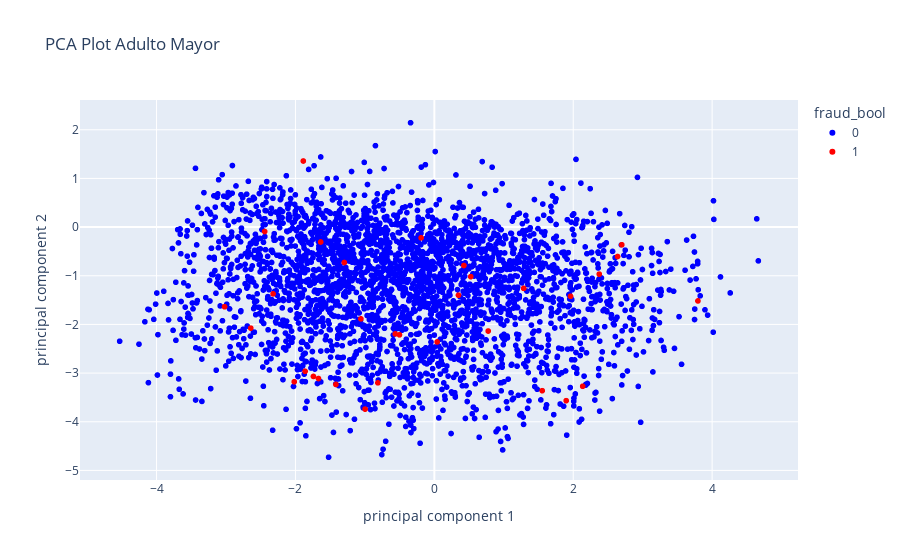
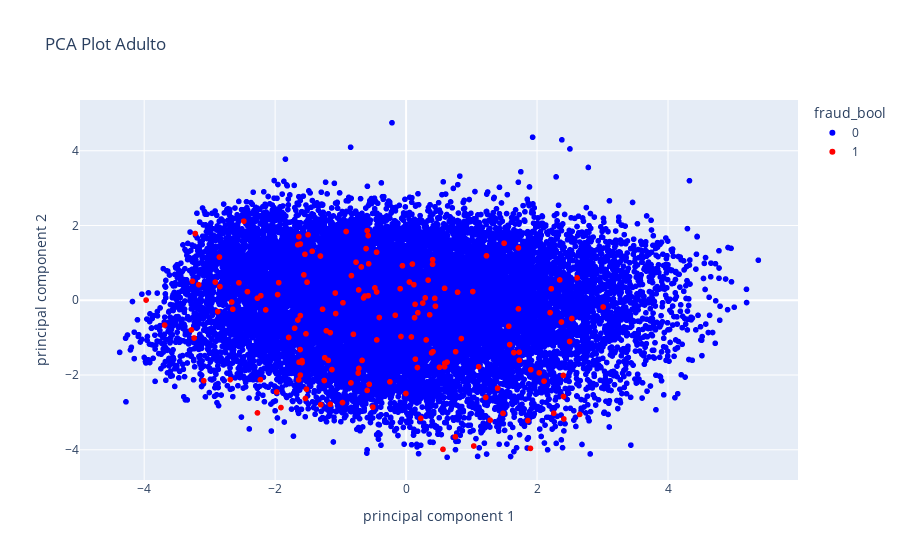
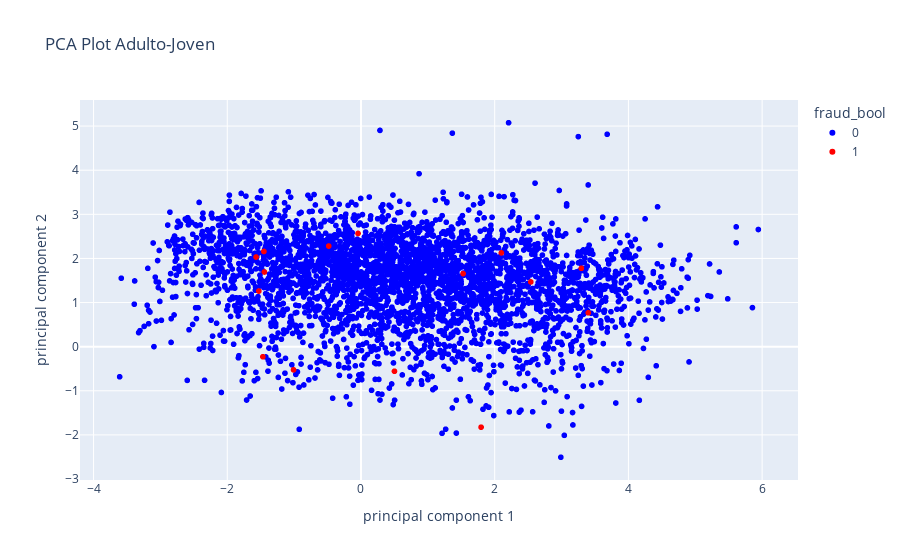
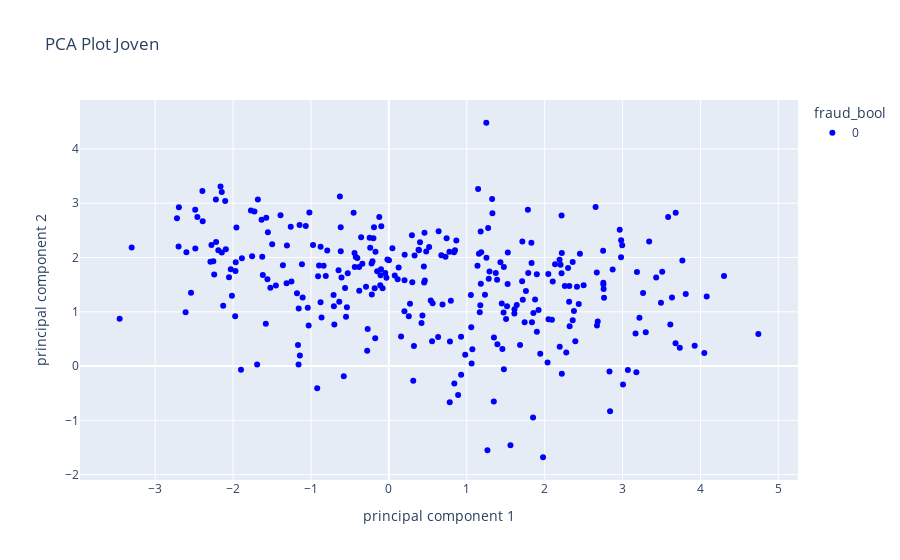

Notebook cell for these charts, in order:
### Markdown cell above
### 5.3 Visualizar según rangos etarios

### Code cell
# Adulto Mayor
fig_pca_adulto_mayor = px.scatter(pca_df[pca_df['Mayor'] == 1], 
                     x='principal component 1', 
                     y='principal component 2', 
                     color='fraud_bool', 
                     title='PCA Plot Adulto Mayor', 
                     color_discrete_sequence=['blue', 'red'])

fig_pca_adulto_mayor.show()

# Adulto
fig_pca_adulto = px.scatter(pca_df[pca_df['Adulto'] == 1], 
                     x='principal component 1', 
                     y='principal component 2', 
                     color='fraud_bool', 
                     title='PCA Plot Adulto', 
                     color_discrete_sequence=['blue', 'red'])

fig_pca_adulto.show()

# Adulto-Joven
fig_pca_adulto_joven = px.scatter(pca_df[pca_df['Adulto-Joven'] == 1], 
                     x='principal component 1', 
                     y='principal component 2', 
                     color='fraud_bool', 
                     title='PCA Plot Adulto-Joven', 
                     color_discrete_sequence=['blue', 'red'])

fig_pca_adulto_joven.show()

# Joven
fig_pca_joven = px.scatter(pca_df[pca_df['Joven'] == 1], 
                     x='principal component 1', 
                     y='principal component 2', 
                     color='fraud_bool', 
                     title='PCA Plot Joven', 
                     color_discrete_sequence=['blue', 'red'])

fig_pca_joven.show()

### Figure 1 — Plotly figure (JSON) as saved in the notebook; plotly's stock layout.template omitted (floating-point values rounded to 4 significant figures; data arrays with more than 128 entries replaced by an {"elided": "..."} marker saying what was removed)
{"data": [{"hovertemplate": "fraud_bool=0<br>principal component 1=%{x}<br>principal component 2=%{y}<extra></extra>", "legendgroup": "0", "marker": {"color": "blue", "symbol": "circle"}, "mode": "markers", "name": "0", "showlegend": true, "type": "scattergl", "x": {"elided": "3160 float values"}, "xaxis": "x", "y": {"elided": "3160 float values"}, "yaxis": "y"}, {"hovertemplate": "fraud_bool=1<br>principal component 1=%{x}<br>principal component 2=%{y}<extra></extra>", "legendgroup": "1", "marker": {"color": "red", "symbol": "circle"}, "mode": "markers", "name": "1", "showlegend": true, "type": "scattergl", "x": [-1.887, -2.444, -1.861, -0.5626, -1.417, -0.997, 1.898, 0.3476, 0.7753, 1.286, -1.057, -1.637, 1.961, 2.136, -1.296, -0.502, 3.796, -1.741, 0.425, 2.375, -1.668, -0.8133, -2.322, 1.553, -2.017, 2.638, -3.021, 2.699, -2.644, -0.1903, 0.03992, 0.5243], "xaxis": "x", "y": [1.358, -0.0909, -2.964, -2.195, -3.234, -3.74, -3.566, -1.399, -2.136, -1.259, -1.886, -0.3061, -1.421, -3.271, -0.7274, -2.214, -1.517, -3.069, -0.789, -0.9664, -3.112, -3.2, -1.372, -3.361, -3.178, -0.6043, -1.637, -0.3626, -2.076, -0.2207, -2.36, -1.018], "yaxis": "y"}], "layout": {"legend": {"title": {"text": "fraud_bool"}, "tracegroupgap": 0}, "title": {"text": "PCA Plot Adulto Mayor"}, "xaxis": {"anchor": "y", "domain": [0, 1], "title": {"text": "principal component 1"}}, "yaxis": {"anchor": "x", "domain": [0, 1], "title": {"text": "principal component 2"}}}}

### Figure 2 — Plotly figure (JSON) as saved in the notebook; plotly's stock layout.template omitted (floating-point values rounded to 4 significant figures; data arrays with more than 128 entries replaced by an {"elided": "..."} marker saying what was removed)
{"data": [{"hovertemplate": "fraud_bool=0<br>principal component 1=%{x}<br>principal component 2=%{y}<extra></extra>", "legendgroup": "0", "marker": {"color": "blue", "symbol": "circle"}, "mode": "markers", "name": "0", "showlegend": true, "type": "scattergl", "x": {"elided": "17745 float values"}, "xaxis": "x", "y": {"elided": "17745 float values"}, "yaxis": "y"}, {"hovertemplate": "fraud_bool=1<br>principal component 1=%{x}<br>principal component 2=%{y}<extra></extra>", "legendgroup": "1", "marker": {"color": "red", "symbol": "circle"}, "mode": "markers", "name": "1", "showlegend": true, "type": "scattergl", "x": {"elided": "158 float values"}, "xaxis": "x", "y": {"elided": "158 float values"}, "yaxis": "y"}], "layout": {"legend": {"title": {"text": "fraud_bool"}, "tracegroupgap": 0}, "title": {"text": "PCA Plot Adulto"}, "xaxis": {"anchor": "y", "domain": [0, 1], "title": {"text": "principal component 1"}}, "yaxis": {"anchor": "x", "domain": [0, 1], "title": {"text": "principal component 2"}}}}

### Figure 3 — Plotly figure (JSON) as saved in the notebook; plotly's stock layout.template omitted (floating-point values rounded to 4 significant figures; data arrays with more than 128 entries replaced by an {"elided": "..."} marker saying what was removed)
{"data": [{"hovertemplate": "fraud_bool=0<br>principal component 1=%{x}<br>principal component 2=%{y}<extra></extra>", "legendgroup": "0", "marker": {"color": "blue", "symbol": "circle"}, "mode": "markers", "name": "0", "showlegend": true, "type": "scattergl", "x": {"elided": "3591 float values"}, "xaxis": "x", "y": {"elided": "3591 float values"}, "yaxis": "y"}, {"hovertemplate": "fraud_bool=1<br>principal component 1=%{x}<br>principal component 2=%{y}<extra></extra>", "legendgroup": "1", "marker": {"color": "red", "symbol": "circle"}, "mode": "markers", "name": "1", "showlegend": true, "type": "scattergl", "x": [1.527, 0.5008, -1.444, 1.797, -0.04404, -0.4827, 3.4, 2.54, -1.467, -1.009, -1.452, -1.527, 2.1, 3.296, -1.569], "xaxis": "x", "y": [1.656, -0.5567, 1.693, -1.824, 2.566, 2.28, 0.7676, 1.467, -0.2284, -0.5247, 2.158, 1.26, 2.126, 1.777, 2.032], "yaxis": "y"}], "layout": {"legend": {"title": {"text": "fraud_bool"}, "tracegroupgap": 0}, "title": {"text": "PCA Plot Adulto-Joven"}, "xaxis": {"anchor": "y", "domain": [0, 1], "title": {"text": "principal component 1"}}, "yaxis": {"anchor": "x", "domain": [0, 1], "title": {"text": "principal component 2"}}}}

### Figure 4 — Plotly figure (JSON) as saved in the notebook; plotly's stock layout.template omitted (floating-point values rounded to 4 significant figures; data arrays with more than 128 entries replaced by an {"elided": "..."} marker saying what was removed)
{"data": [{"hovertemplate": "fraud_bool=0<br>principal component 1=%{x}<br>principal component 2=%{y}<extra></extra>", "legendgroup": "0", "marker": {"color": "blue", "symbol": "circle"}, "mode": "markers", "name": "0", "orientation": "v", "showlegend": true, "type": "scatter", "x": {"elided": "299 float values"}, "xaxis": "x", "y": {"elided": "299 float values"}, "yaxis": "y"}], "layout": {"legend": {"title": {"text": "fraud_bool"}, "tracegroupgap": 0}, "title": {"text": "PCA Plot Joven"}, "xaxis": {"anchor": "y", "domain": [0, 1], "title": {"text": "principal component 1"}}, "yaxis": {"anchor": "x", "domain": [0, 1], "title": {"text": "principal component 2"}}}}
